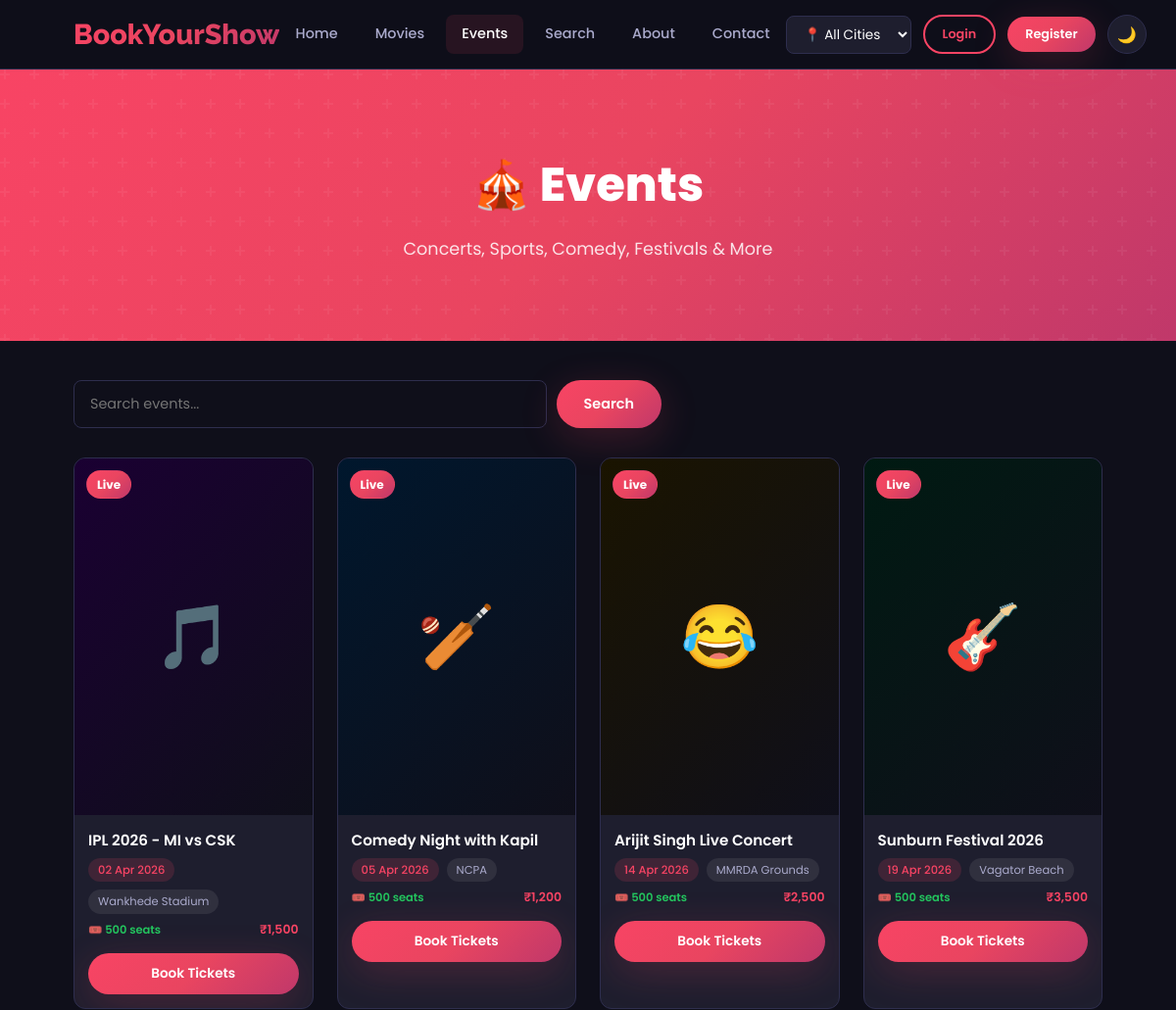
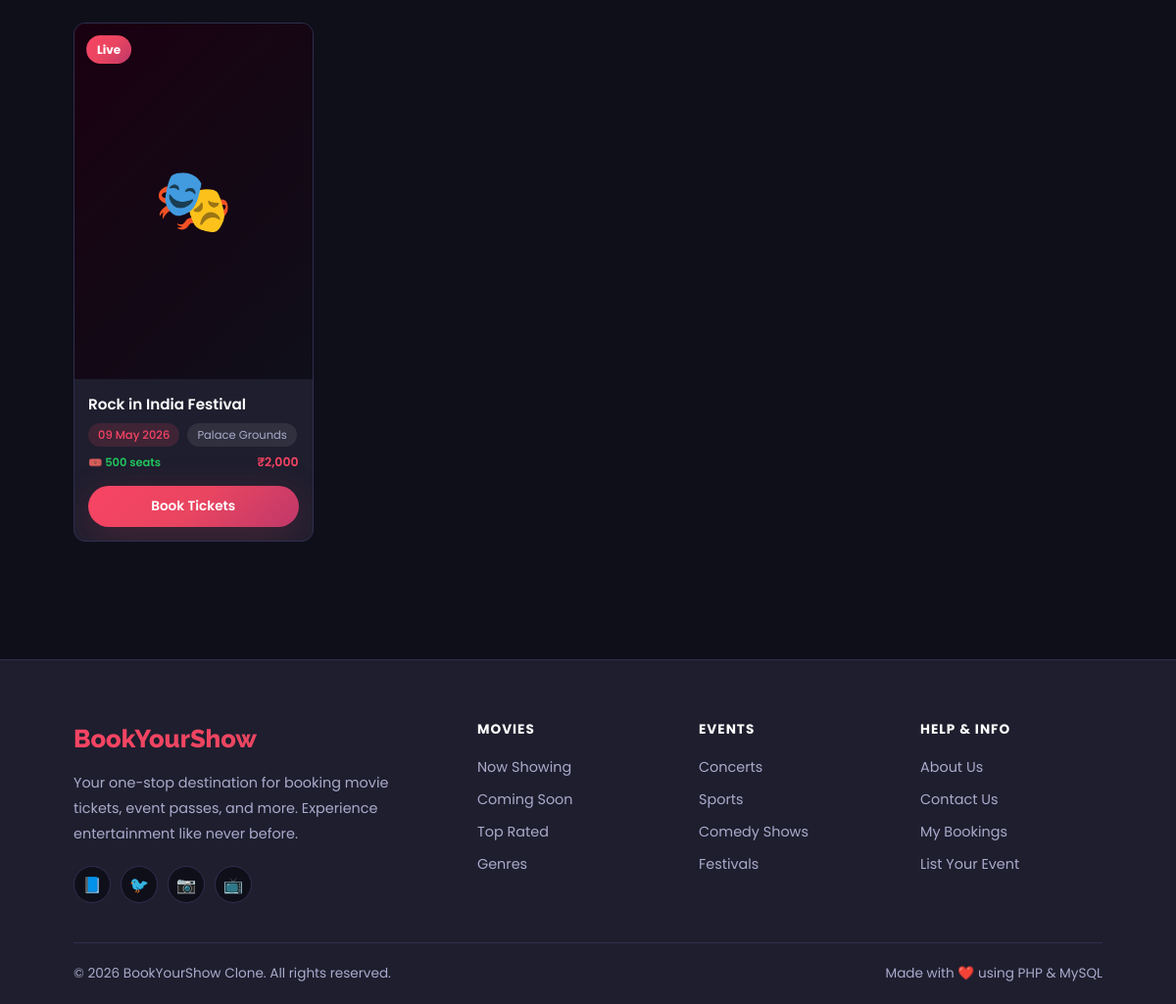
Screenshot of /events.php with the database file from the repository (2 pictures, top to bottom).
### tables this page shows
CREATE TABLE IF NOT EXISTS events (
    event_id     INT AUTO_INCREMENT PRIMARY KEY,
    event_name   VARCHAR(150),
    description  TEXT,
    event_date   DATE,
    location     VARCHAR(255),
    city         VARCHAR(100) DEFAULT '',
    ticket_price DECIMAL(10,2),
    total_seats  INT DEFAULT 500,
    organizer_id INT,
    event_image  VARCHAR(255),
    banner_image VARCHAR(255) DEFAULT '',
    status       ENUM('pending','approved','rejected') DEFAULT 'approved',
    FOREIGN KEY (organizer_id) REFERENCES operators(operator_id)
);

### events.php (the view, shortened to what this page needs)
<?php
require_once 'config/config.php';
$search = isset($_GET['q']) ? $conn->real_escape_string($_GET['q']) : '';
$where = "WHERE 1=1";
$where .= " AND (e.status = 'approved' OR e.status IS NULL OR e.status = '')";
$events = $conn->query("SELECT e.*, o.name as organizer FROM events e LEFT JOIN operators o ON e.organizer_id = o.operator_id $where ORDER BY e.event_date ASC");
function getEventSeats($conn, $eventId) {
    $eid = (int)$eventId;
    $row = $conn->query("SELECT total_seats FROM events WHERE event_id = $eid")->fetch_assoc();
    $total = isset($row['total_seats']) && $row['total_seats'] ? (int)$row['total_seats'] : 500;
    $booked = $conn->query("SELECT SUM(tickets) as t FROM event_bookings WHERE event_id = $eid")->fetch_assoc()['t'] ?? 0;
    return max(0, $total - (int)$booked);
}
include 'includes/header.php';
?>
<section class="page-hero">
    <h1>🎪 Events</h1>
    <p>Concerts, Sports, Comedy, Festivals &amp; More<?php echo $selectedCity ? ' in ' . htmlspecialchars($selectedCity) : ''; ?></p>
</section>
<div class="container" style="padding:40px 15px;">
    <form method="GET" style="display:flex;gap:10px;margin-bottom:30px;max-width:600px;">
        <input type="text" name="q" placeholder="Search events..." value="<?php echo htmlspecialchars($search); ?>" class="form-control">
        <button type="submit" class="btn btn-primary">Search</button>
    </form>
    <?php if(!$events || $events->num_rows === 0): ?>
    <div style="text-align:center;padding:60px;color:var(--text-muted);">
        <div style="font-size:3rem;">🎪</div>
        <p>No events found<?php echo $selectedCity ? ' in ' . htmlspecialchars($selectedCity) : ''; ?>.</p>
        <?php if($selectedCity): ?>
        <a href="events.php" class="btn btn-primary" style="margin-top:16px;">Show All Cities</a>
        <?php endif; ?>
    </div>
    <?php else: ?>
    <div class="movies-grid">
        <?php
        $bgs    = ['#1a0032','#00172d','#1a1400','#001a12','#1a0010','#003322'];
        $emojis = ['🎵','🏏','😂','🎸','🎭','🎪'];
        $i = 0;
        while($ev = $events->fetch_assoc()):
            $remaining = getEventSeats($conn, $ev['event_id']);
            if ($remaining > 100)    { $sc='#22c55e'; $sb='rgba(34,197,94,0.12)';  $si='🎟️'; }
            elseif ($remaining > 30) { $sc='#f59e0b'; $sb='rgba(245,158,11,0.12)'; $si='⚡'; }
            else                      { $sc='#ef4444'; $sb='rgba(239,68,68,0.12)';  $si='🔥'; }
            $imagePath = !empty($ev['event_image']) ? $ev['event_image'] : ($ev['poster'] ?? '');
        ?>
        <a href="event-details.php?id=<?php echo $ev['event_id']; ?>" class="movie-card movie-card-link">
            <div class="movie-poster">
                <?php if (!empty($imagePath) && file_exists('assets/images/events/' . $imagePath)): ?>
                <img src="<?php echo BASE_URL; ?>assets/images/events/<?php echo htmlspecialchars($imagePath); ?>" alt="<?php echo htmlspecialchars($ev['event_name']); ?>">
                <?php else: ?>
                <div style="width:100%;height:100%;background:linear-gradient(135deg,<?php echo $bgs[$i%6]; ?>,#0f0f1a);display:flex;align-items:center;justify-content:center;font-size:4rem;"><?php echo $emojis[$i%6]; ?></div>
                <?php endif; ?>
                <div class="movie-rating-badge" style="background:var(--gradient);border-color:transparent;color:#fff;">Live</div>
            </div>
            <div class="movie-info">
                <div class="movie-title"><?php echo htmlspecialchars($ev['event_name']); ?></div>
                <div class="movie-meta">
                    <span class="movie-tag"><?php echo date('d M Y', strtotime($ev['event_date'])); ?></span>
                    <span class="movie-lang"><?php echo htmlspecialchars(explode(',', $ev['location'])[0]); ?></span>
                </div>
                <div class="movie-quick-details" style="margin-top:6px;">
                    <span style="color:<?php echo $sc; ?>;font-size:0.72rem;font-weight:600;"><?php echo $si; ?> <?php echo $remaining; ?> seats</span>
                    <span style="color:var(--primary);font-weight:600;font-size:0.78rem;">₹<?php echo number_format($ev['ticket_price'],0); ?></span>
                </div>
            </div>
            <div class="movie-actions">
                <span class="btn btn-primary btn-book">Book Tickets</span>
            </div>
        </a>
        <?php $i++; endwhile; ?>
    </div>
    <?php endif; ?>
</div>
<?php include 'includes/footer.php'; ?>

### includes/header.php (shortened to what this page needs)
<?php
$userInitials = '';
?>
<!DOCTYPE html>
<html lang="en">
<head>
<link rel="stylesheet" href="<?php echo BASE_URL; ?>css/style.css?v=3">
</head>
<body>
<header class="navbar">
    <div class="navbar-container">
        <a href="<?php echo BASE_URL; ?>" class="navbar-brand">
            <span class="brand-logo">BookYourShow</span>
        </a>
        <nav class="navbar-nav">
            <a href="<?php echo BASE_URL; ?>" class="nav-link <?php echo (basename($_SERVER['PHP_SELF'])=='index.php'?'active':''); ?>">Home</a>
            <a href="<?php echo BASE_URL; ?>movies.php" class="nav-link <?php echo (basename($_SERVER['PHP_SELF'])=='movies.php'?'active':''); ?>">Movies</a>
            <a href="<?php echo BASE_URL; ?>events.php" class="nav-link <?php echo (basename($_SERVER['PHP_SELF'])=='events.php'?'active':''); ?>">Events</a>
            <a href="<?php echo BASE_URL; ?>search.php" class="nav-link">Search</a>
            <a href="<?php echo BASE_URL; ?>about.php" class="nav-link">About</a>
            <a href="<?php echo BASE_URL; ?>contact.php" class="nav-link">Contact</a>
        </nav>
        <div class="navbar-actions">
            <form method="GET" action="" style="display:inline;" id="cityForm">
                <select class="nav-city-select" id="citySelect" name="set_city" onchange="document.getElementById('cityForm').submit()">
                    <option value="">📍 All Cities</option>
                </select>
            </form>
            <?php if (isset($_SESSION['user_id'])): ?>
                <a href="<?php echo BASE_URL; ?>notifications.php" class="nav-icon-btn" title="Notifications">🔔</a>
                <a href="<?php echo BASE_URL; ?>wishlist.php" class="nav-icon-btn" title="Wishlist">❤️</a>
                <a href="<?php echo BASE_URL; ?>profile.php" class="nav-avatar-initials" title="My Profile">
                    <?php echo $userInitials ?: '👤'; ?>
                </a>
                <a href="<?php echo BASE_URL; ?>logout.php" class="btn btn-outline btn-sm">Logout</a>
            <?php elseif (isset($_SESSION['operator_id'])): ?>
                <a href="<?php echo BASE_URL; ?>operator-dashboard.php" class="btn btn-primary btn-sm">Dashboard</a>
                <a href="<?php echo BASE_URL; ?>logout.php" class="btn btn-outline btn-sm">Logout</a>
            <?php elseif (isset($_SESSION['admin_id'])): ?>
                <a href="<?php echo BASE_URL; ?>admin-dashboard.php" class="btn btn-primary btn-sm">Admin Panel</a>
                <a href="<?php echo BASE_URL; ?>logout.php" class="btn btn-outline btn-sm">Logout</a>
            <?php else: ?>
                <a href="<?php echo BASE_URL; ?>login.php" class="btn btn-outline btn-sm">Login</a>
                <a href="<?php echo BASE_URL; ?>register.php" class="btn btn-primary btn-sm">Register</a>
            <?php endif; ?>
            <button class="dark-toggle" id="darkToggle" title="Toggle dark mode">🌙</button>
        </div>
    </div>
</header>

### includes/footer.php (shortened to what this page needs)
<footer class="footer">
    <div class="container">
        <div class="footer-grid">
            <div class="footer-brand">
                <span class="brand-logo">BookYourShow</span>
                <p class="footer-desc">Your one-stop destination for booking movie tickets, event passes, and more. Experience entertainment like never before.</p>
                <div class="social-links">
                    <a href="#" class="social-link" title="Facebook">📘</a>
                    <a href="#" class="social-link" title="Twitter">🐦</a>
                    <a href="#" class="social-link" title="Instagram">📷</a>
                    <a href="#" class="social-link" title="YouTube">📺</a>
                </div>
            </div>
            <div>
                <h4 class="footer-heading">Movies</h4>
                <div class="footer-links">
                    <a href="<?php echo BASE_URL; ?>movies.php">Now Showing</a>
                    <a href="<?php echo BASE_URL; ?>movies.php">Coming Soon</a>
                    <a href="<?php echo BASE_URL; ?>movies.php">Top Rated</a>
                    <a href="<?php echo BASE_URL; ?>movies.php">Genres</a>
                </div>
            </div>
            <div>
                <h4 class="footer-heading">Events</h4>
                <div class="footer-links">
                    <a href="<?php echo BASE_URL; ?>events.php">Concerts</a>
                    <a href="<?php echo BASE_URL; ?>events.php">Sports</a>
                    <a href="<?php echo BASE_URL; ?>events.php">Comedy Shows</a>
                    <a href="<?php echo BASE_URL; ?>events.php">Festivals</a>
                </div>
            </div>
            <div>
                <h4 class="footer-heading">Help & Info</h4>
                <div class="footer-links">
                    <a href="<?php echo BASE_URL; ?>about.php">About Us</a>
                    <a href="<?php echo BASE_URL; ?>contact.php">Contact Us</a>
                    <a href="<?php echo BASE_URL; ?>booking-history.php">My Bookings</a>
                    <a href="<?php echo BASE_URL; ?>operator-register.php">List Your Event</a>
                </div>
            </div>
        </div>
        <div class="footer-bottom">
            <p>© <?php echo date('Y'); ?> BookYourShow Clone. All rights reserved.</p>
            <p>Made with ❤️ using PHP & MySQL</p>
        </div>
    </div>
</footer>
</body>
</html>

### rows the page displays
events: i "🎵", event_name "IPL 2026 - MI vs CSK", event_date "02 Apr 2026", location "Wankhede Stadium", si "🎟️", remaining "500", ticket_price "1,500"
events: i "🏏", event_name "Comedy Night with Kapil", event_date "05 Apr 2026", location "NCPA", si "🎟️", remaining "500", ticket_price "1,200"
events: i "😂", event_name "Arijit Singh Live Concert", event_date "14 Apr 2026", location "MMRDA Grounds", si "🎟️", remaining "500", ticket_price "2,500"
events: i "🎸", event_name "Sunburn Festival 2026", event_date "19 Apr 2026", location "Vagator Beach", si "🎟️", remaining "500", ticket_price "3,500"
events: i "🎭", event_name "Rock in India Festival", event_date "09 May 2026", location "Palace Grounds", si "🎟️", remaining "500", ticket_price "2,000"
